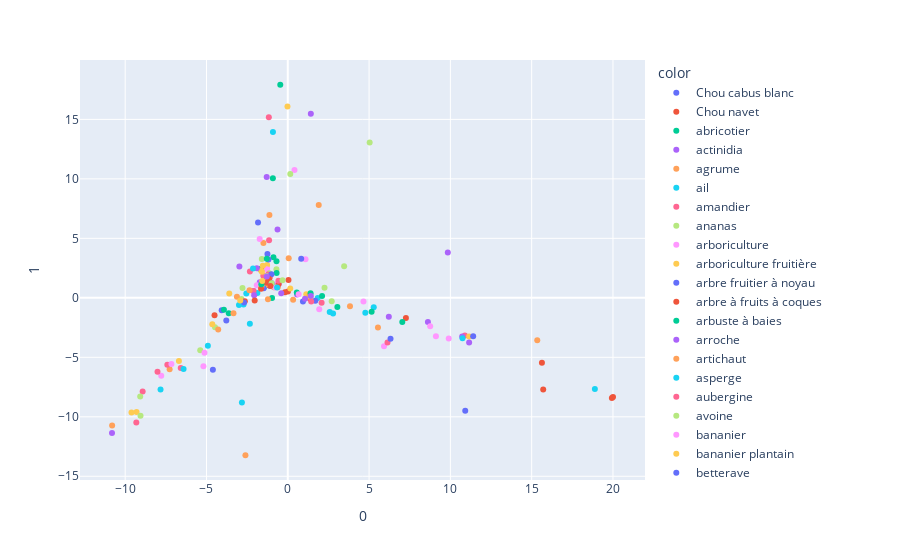

Write notebook code for a chart like this one.
### Code cell
pca = PCA(n_components=100)
components = pca.fit_transform(bm25)
fig = px.scatter(components, x=0, y=1, color = bm25.index )

fig.show()
